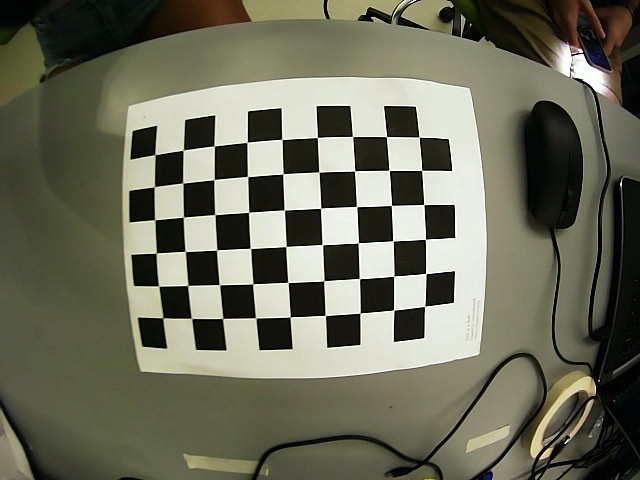
#> input picture pictures/frame_3.jpg, 640 x 480 px, found by its file name
$ python draw_corners.py
#> lines starting #> are read from the running program, lines starting #| are printed output that depends on the picture; after the words box and inside, x2 and y2 are one past the last pixel; in counts of white or black regions, pixels touching at a corner belong together
import cv2  # Import the OpenCV library to enable computer vision
import numpy as np  # Import the NumPy scientific computing library

# Author: Addison Sears-Collins
# https://automaticaddison.com
# Description: Detect corners on a chessboard

filename = r"C:\Users\lowel\PycharmProjects\helping-hands-ysp-david\pictures\frame_3.jpg"

# Chessboard dimensions
number_of_squares_X = 10  # Number of chessboard squares along the x-axis
number_of_squares_Y = 7  # Number of chessboard squares along the y-axis
nX = number_of_squares_X - 1  # Number of interior corners along x-axis
nY = number_of_squares_Y - 1  # Number of interior corners along y-axis


def main():
    # Load an image
    image = cv2.imread(filename)
#> image is the input picture: shape (480, 640, 3); mean B, G, R 90.3, 108.3, 108

    # Convert the image to grayscale
    gray = cv2.cvtColor(image, cv2.COLOR_BGR2GRAY)
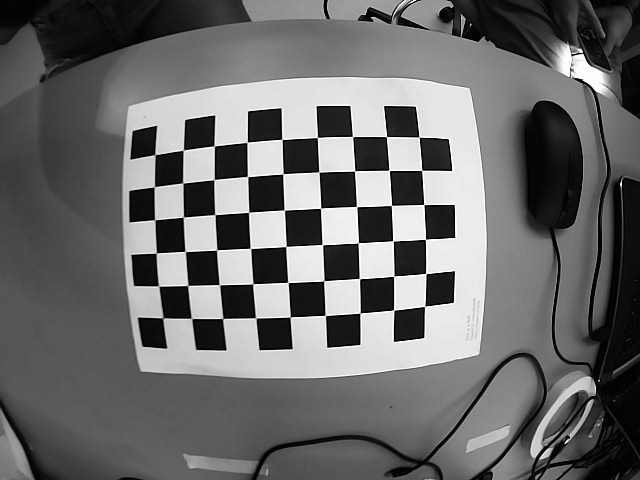
#> gray: shape (480, 640); min 0, max 255, mean 106.2

    # Find the corners on the chessboard
    success, corners = cv2.findChessboardCorners(gray, (nY, nX), None)
#> success = True; corners = 54 rows, first 8: [162.8, 317.9], [158.6, 285.9], [156.3, 252.9], [154.8, 219.8], [154.4, 186.7], [155.1, 154.7], [191.6, 318.4], [187.9, 285.4]

    # If the corners are found by the algorithm, draw them
    if success == True:
        # Draw the corners
        cv2.drawChessboardCorners(image, (nY, nX), corners, success)
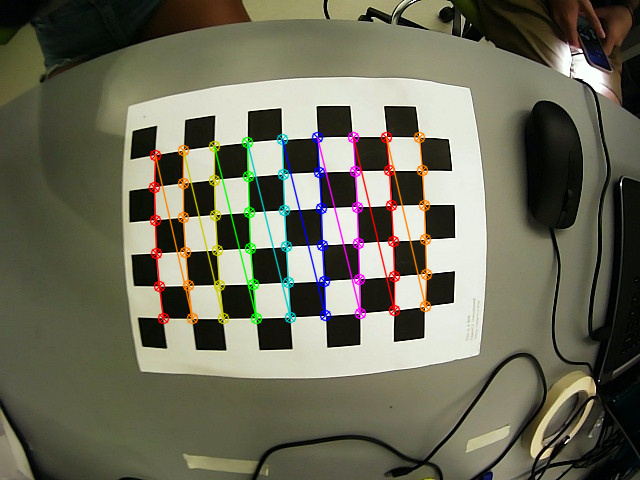
#> image: shape (480, 640, 3); 4.24% of pixels changed, all inside (x1, y1, x2, y2) = (148, 131, 433, 325)

        # Create the output file name by removing the '.jpg' part
        size = len(filename)
        new_filename = filename[:size - 4]
        new_filename = new_filename + '_drawn_corners.jpg'

        # Save the new image in the working directory
        cv2.imwrite(new_filename, image)

        # Display the image
        cv2.imshow("Image", image)

        # Display the window until any key is pressed
        cv2.waitKey(0)

        # Close all windows
        cv2.destroyAllWindows()


main()

$ run again, with pictures/frame_0.jpg copied over pictures/frame_3.jpg
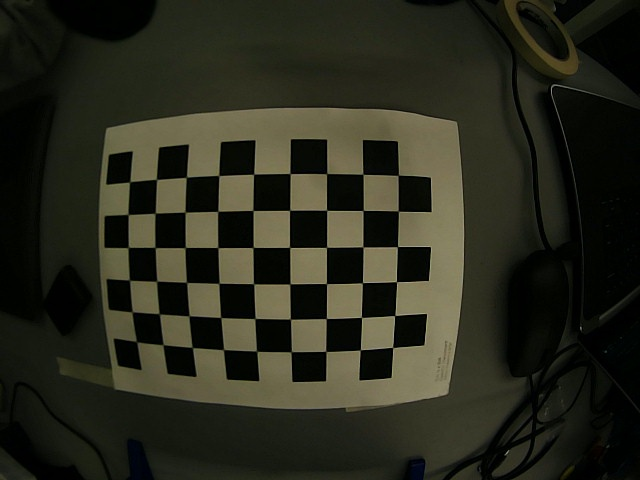
#> input picture pictures/frame_0.jpg, 640 x 480 px, found by its file name
#> in main, image is the input picture: shape (480, 640, 3); mean B, G, R 28.9, 41.6, 41
#> in main, `gray = cv2.cvtColor(image, cv2.COLOR_BGR2GRAY)`:
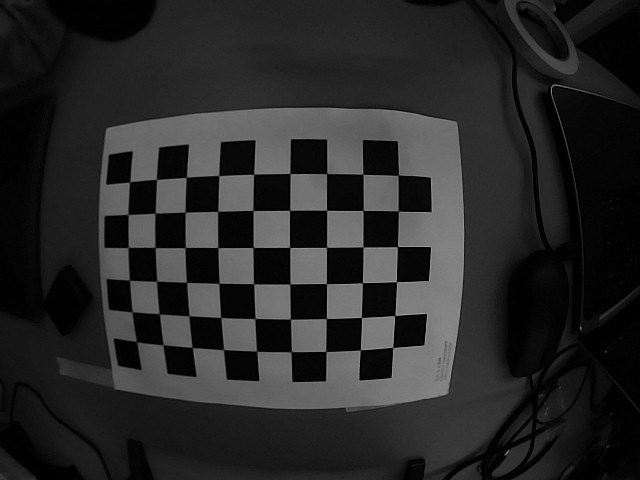
#> gray: shape (480, 640); min 0, max 168, mean 40
#> success = True; corners = 54 rows, first 8: [136.6, 341.9], [132.2, 311.7], [129.3, 280], [128.2, 247.4], [128.2, 214.6], [129.6, 182], [163.1, 344.6], [158.9, 313.6]
#> in main, `cv2.drawChessboardCorners(image, (nY, nX), corners, success)`:
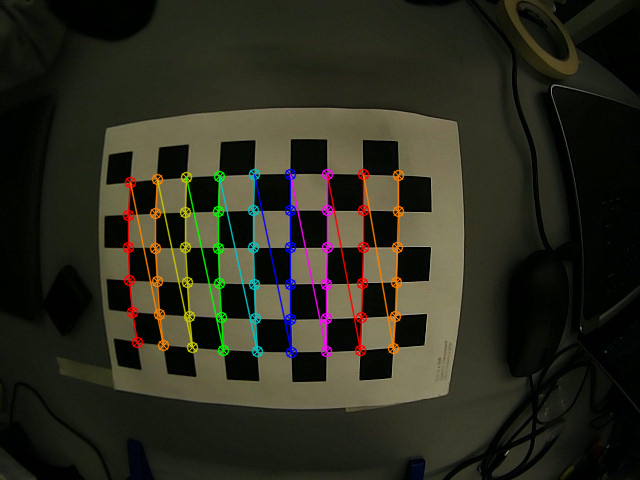
#> image: shape (480, 640, 3); 4.23% of pixels changed, all inside (x1, y1, x2, y2) = (122, 168, 405, 359)
